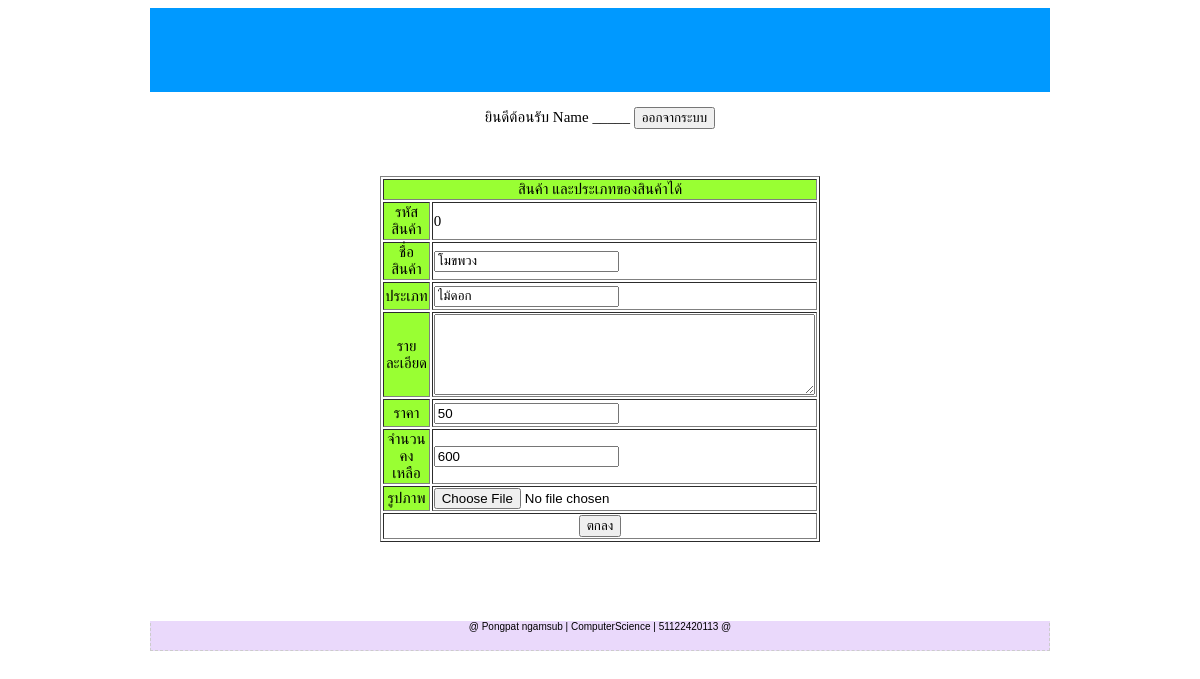
Page /admin/product_from_update.php on the committed database.
### tables this page shows
CREATE TABLE `product` (
  `product_id` int(11) NOT NULL auto_increment,
  `product_name` varchar(50) NOT NULL,
  `product_type` varchar(50) NOT NULL,
  `product_des` varchar(100) NOT NULL,
  `product_price` int(10) NOT NULL,
  `product_stock` int(10) NOT NULL,
  `product_picture` varchar(50) NOT NULL,
  `product_status` varchar(1) NOT NULL,
  PRIMARY KEY  (`product_id`)
);

### admin/product_from_update.php (the view, shortened to what this page needs)
<!DOCTYPE html PUBLIC "-//W3C//DTD XHTML 1.0 Transitional//EN" "http://www.w3.org/TR/xhtml1/DTD/xhtml1-transitional.dtd">
<html xmlns="http://www.w3.org/1999/xhtml">
<head>
<link rel="stylesheet" type="text/css" href="../css/styles.css"/>
</head>
<body>
<div id="wrapper">
  <div id="header">
    </div>
  <div id="content">
    <p align="center">ยินดีต้อนรับ Name _____
      <input type="submit" name="button" id="button" value="ออกจากระบบ" />
    </p>
    <div align="center">
      <form action="product_sql_update.php" method="post" enctype="multipart/form-data" name="form2" id="form2">
                              <?  $sql="SELECT *
						FROM product
						where product_id='$product_id'";
						$result= mysql_query ($sql) or die(mysql_error());
						while ($data = mysql_fetch_array($result)){
						?>
        <p>&nbsp;</p>
        <table width="400" border="1" align="center">
          <tr bgcolor="#99FF33">
            <td colspan="2" align="center">สินค้า และประเภทของสินค้าได้</td>
          </tr>
          <tr>
            <td width="140" height="24" align="center" bgcolor="#99FF33">รหัสสินค้า</td>
            <td width="260" bgcolor="#FFFFFF"><? echo $data["product_id"]?></td>
          </tr>
          <tr>
            <td height="24" align="center" bgcolor="#99FF33">ชื่อสินค้า</td>
            <td bgcolor="#FFFFFF"><input type="text" name="product_name" id="product_name" value="<? echo $data["product_name"]?>"/></td>
          </tr>
          <tr>
            <td height="24" align="center" bgcolor="#99FF33">ประเภท</td>
            <td bgcolor="#FFFFFF"><input type="text" name="product_type" id="product_type" value="<? echo $data["product_type"]?>"/></td>
          </tr>
          <tr>
            <td align="center" bgcolor="#99FF33">รายละเอียด</td>
            <td bgcolor="#FFFFFF"><label>
              <textarea name="product_des" id="product_des" cols="45" rows="5"></textarea>
            </label></td>
          </tr>
          <tr>
          <td height="24" align="center" bgcolor="#99FF33">ราคา</td>
          <td bgcolor="#FFFFFF"><input type="text" name="product_price" id="product_price" value="<? echo $data["product_price"]?>"/></td>
          </tr>
          <tr>
          <td height="24" align="center" bgcolor="#99FF33">จำนวนคงเหลือ</td>
          <td bgcolor="#FFFFFF"><input type="text" name="product_stock" id="product_stock" value="<? echo $data["product_stock"]?>"/></td>
          </tr>
          <tr>
            <td align="center" bgcolor="#99FF33">รูปภาพ</td>
            <td bgcolor="#FFFFFF"><label>
              <input type="file" name="product_picture" id="product_picture" value="<? echo $data["product_picture"]?>" />
            </label></td>
          </tr>
          <tr>
            <td colspan="2" align="center" bgcolor="#FFFFFF"><input type="submit" name="Submit" id="Submit" value="ตกลง" /></td>
          </tr>
        </table>
        <p>&nbsp;</p>
        <? } ?>
      </form>
    </div>
    <p>&nbsp;</p>
</div>
  <div id="footer"><p> @ Pongpat ngamsub | ComputerScience | 51122420113 @ </p></div>
</div>
</body>
</html>

### css/styles.css (style rules this page uses)
body { font-size:15px; }
#wrapper { width:900px; margin:0 auto; background:#09f; }
#header { height:80px; background:#09F; padding:2px; }
#content { width:900px; float:left; background:#FFF; }
#footer { text-align:center; border:1px dashed #ccc; padding:8px; font-family:Arial, Helvetica, sans-serif; font-size:10px; background:#ead9fb; }

### rows in the picture
product: product_id "0", product_name "โมขพวง", product_type "ไม้ดอก", product_price "50", product_stock "600"
